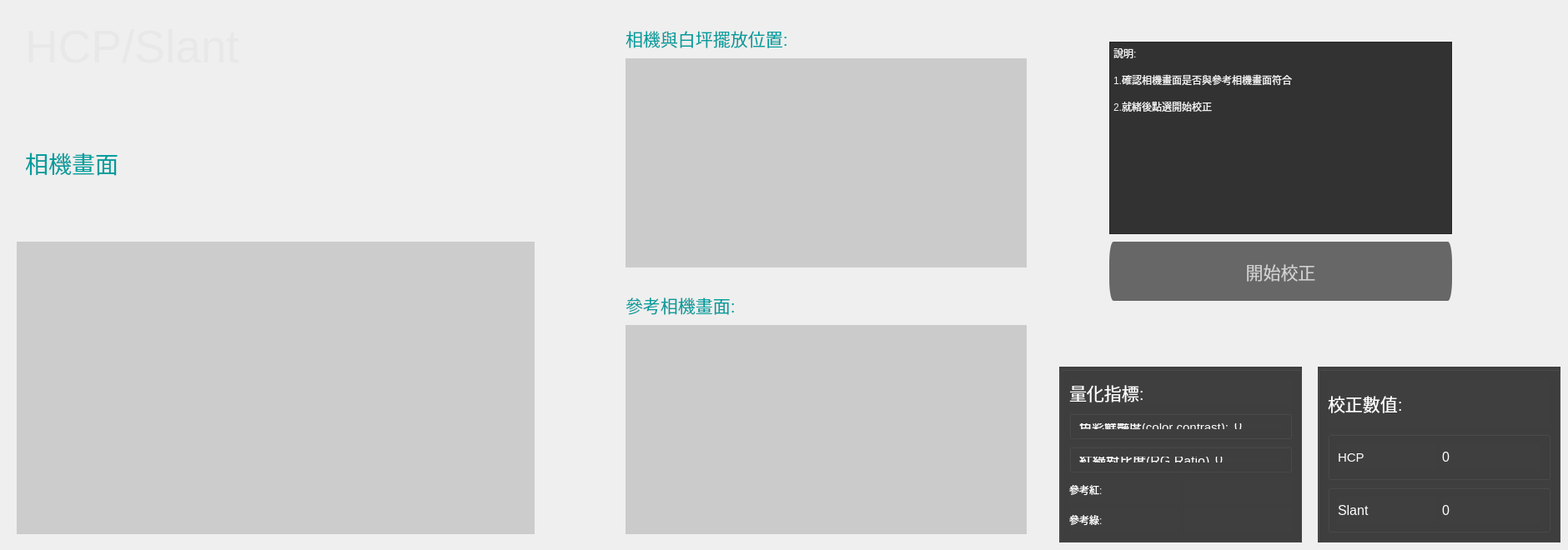
       <widget class="QWidget" name="page_4">
        <widget class="QLabel" name="hcp_preview">
         <property name="geometry">
          <rect>
           <x>20</x>
           <y>290</y>
           <width>621</width>
           <height>351</height>
          </rect>
         </property>
         <property name="styleSheet">
          <string notr="true">background-color: rgb(204, 204, 204);</string>
         </property>
         <property name="text">
          <string/>
         </property>
        </widget>
        <widget class="QLabel" name="label_30">
         <property name="geometry">
          <rect>
           <x>30</x>
           <y>10</y>
           <width>321</width>
           <height>91</height>
          </rect>
         </property>
         <property name="font">
          <font>
           <pointsize>41</pointsize>
          </font>
         </property>
         <property name="styleSheet">
          <string notr="true">color: rgb(232, 232, 232);</string>
         </property>
         <property name="text">
          <string>HCP/Slant</string>
         </property>
        </widget>
        <widget class="QLabel" name="label_31">
         <property name="geometry">
          <rect>
           <x>30</x>
           <y>170</y>
           <width>141</width>
           <height>51</height>
          </rect>
         </property>
         <property name="font">
          <font>
           <pointsize>21</pointsize>
          </font>
         </property>
         <property name="styleSheet">
          <string notr="true">color: rgb(0, 157, 157);</string>
         </property>
         <property name="text">
          <string>相機畫面</string>
         </property>
        </widget>
        <widget class="QLabel" name="slant_cam_type">
         <property name="geometry">
          <rect>
           <x>200</x>
           <y>120</y>
           <width>161</width>
           <height>141</height>
          </rect>
         </property>
         <property name="styleSheet">
          <string notr="true"/>
         </property>
         <property name="text">
          <string/>
         </property>
        </widget>
        <widget class="QGroupBox" name="verticalGroupBox">
         <property name="geometry">
          <rect>
           <x>1270</x>
           <y>440</y>
           <width>291</width>
           <height>211</height>
          </rect>
         </property>
         <property name="styleSheet">
          <string notr="true">background-color: rgb(63, 63, 63);</string>
         </property>
         <layout class="QVBoxLayout" name="verticalLayout_4">
          <item>
           <widget class="QLabel" name="label_45">
            <property name="font">
             <font>
              <pointsize>16</pointsize>
             </font>
            </property>
            <property name="styleSheet">
             <string notr="true">color: rgb(255, 255, 255);</string>
            </property>
            <property name="text">
             <string>量化指標:</string>
            </property>
           </widget>
          </item>
          <item>
           <widget class="QGroupBox" name="horizontalGroupBox_4">
            <property name="styleSheet">
             <string notr="true"/>
            </property>
            <layout class="QHBoxLayout" name="horizontalLayout_29">
             <item>
              <widget class="QLabel" name="label_33">
               <property name="font">
                <font>
                 <pointsize>11</pointsize>
                </font>
               </property>
               <property name="styleSheet">
                <string notr="true">color: rgb(255, 255, 255);</string>
               </property>
               <property name="text">
                <string>色彩鮮豔度(color contrast):</string>
               </property>
              </widget>
             </item>
             <item>
              <widget class="QLabel" name="color_contrast">
               <property name="font">
                <font>
                 <pointsize>12</pointsize>
                </font>
               </property>
               <property name="styleSheet">
                <string notr="true">color: rgb(255, 255, 255);</string>
               </property>
               <property name="text">
                <string>0</string>
               </property>
              </widget>
             </item>
            </layout>
           </widget>
          </item>
          <item>
           <widget class="QGroupBox" name="horizontalGroupBox_5">
            <property name="styleSheet">
             <string notr="true">border-color: rgb(255, 255, 255);</string>
            </property>
            <layout class="QHBoxLayout" name="horizontalLayout_30">
             <item>
              <widget class="QLabel" name="label_34">
               <property name="font">
                <font>
                 <pointsize>12</pointsize>
                </font>
               </property>
               <property name="styleSheet">
                <string notr="true">color: rgb(255, 255, 255);</string>
               </property>
               <property name="text">
                <string>紅綠對比度(RG Ratio)</string>
               </property>
              </widget>
             </item>
             <item>
              <widget class="QLabel" name="rg_ratio">
               <property name="font">
                <font>
                 <pointsize>12</pointsize>
                </font>
               </property>
               <property name="styleSheet">
                <string notr="true">color: rgb(255, 255, 255);</string>
               </property>
               <property name="text">
                <string>0</string>
               </property>
              </widget>
             </item>
            </layout>
           </widget>
          </item>
          <item>
           <layout class="QHBoxLayout" name="horizontalLayout_31">
            <item>
             <widget class="QLabel" name="label_29">
              <property name="styleSheet">
               <string notr="true">color: rgb(255, 255, 255);</string>
              </property>
              <property name="text">
               <string>參考紅:</string>
              </property>
             </widget>
            </item>
            <item>
             <widget class="QLabel" name="ref_red">
              <property name="minimumSize">
               <size>
                <width>70</width>
                <height>30</height>
               </size>
              </property>
              <property name="text">
               <string/>
              </property>
             </widget>
            </item>
           </layout>
          </item>
          <item>
           <layout class="QHBoxLayout" name="horizontalLayout_32">
            <item>
             <widget class="QLabel" name="label_42">
              <property name="styleSheet">
               <string notr="true">color: rgb(255, 255, 255);</string>
              </property>
              <property name="text">
               <string>參考綠:</string>
              </property>
             </widget>
            </item>
            <item>
             <widget class="QLabel" name="ref_green">
              <property name="minimumSize">
               <size>
                <width>70</width>
                <height>30</height>
               </size>
              </property>
              <property name="text">
               <string/>
              </property>
             </widget>
            </item>
           </layout>
          </item>
         </layout>
        </widget>
        <widget class="QLabel" name="label_41">
         <property name="geometry">
          <rect>
           <x>750</x>
           <y>20</y>
           <width>241</width>
           <height>51</height>
          </rect>
         </property>
         <property name="font">
          <font>
           <pointsize>16</pointsize>
          </font>
         </property>
         <property name="styleSheet">
          <string notr="true">color: rgb(0, 157, 157);</string>
         </property>
         <property name="text">
          <string>相機與白坪擺放位置:</string>
         </property>
        </widget>
        <widget class="QLabel" name="camera_position">
         <property name="geometry">
          <rect>
           <x>750</x>
           <y>70</y>
           <width>481</width>
           <height>251</height>
          </rect>
         </property>
         <property name="styleSheet">
          <string notr="true">background-color: rgb(203, 203, 203);</string>
         </property>
         <property name="text">
          <string/>
         </property>
        </widget>
        <widget class="QLabel" name="label_43">
         <property name="geometry">
          <rect>
           <x>750</x>
           <y>340</y>
           <width>191</width>
           <height>51</height>
          </rect>
         </property>
         <property name="font">
          <font>
           <pointsize>16</pointsize>
          </font>
         </property>
         <property name="styleSheet">
          <string notr="true">color: rgb(0, 157, 157);</string>
         </property>
         <property name="text">
          <string>參考相機畫面:</string>
         </property>
        </widget>
        <widget class="QLabel" name="initial_screen_hcp">
         <property name="geometry">
          <rect>
           <x>750</x>
           <y>390</y>
           <width>481</width>
           <height>251</height>
          </rect>
         </property>
         <property name="styleSheet">
          <string notr="true">background-color: rgb(203, 203, 203);</string>
         </property>
         <property name="text">
          <string/>
         </property>
        </widget>
        <widget class="QPushButton" name="start_calibrate_hcp">
         <property name="enabled">
          <bool>true</bool>
         </property>
         <property name="geometry">
          <rect>
           <x>1330</x>
           <y>290</y>
           <width>411</width>
           <height>71</height>
          </rect>
         </property>
         <property name="font">
          <font>
           <pointsize>16</pointsize>
          </font>
         </property>
         <property name="styleSheet">
          <string notr="true">
QPushButton{border-radius: 5px solid gray;
background-color: rgb(103, 103, 103);
color: rgb(207, 207, 207);}

QPushButton:hover {border-radius: 5px solid gray;
background-color: rgb(130, 130, 130);
color: rgb(207, 207, 207);}

QPushButton:pressed {border-radius: 5px solid gray;
background-color: rgb(71, 71, 71);
color: rgb(207, 207, 207);}</string>
         </property>
         <property name="text">
          <string>開始校正</string>
         </property>
        </widget>
        <widget class="QPlainTextEdit" name="plainTextEdit">
         <property name="geometry">
          <rect>
           <x>1330</x>
           <y>50</y>
           <width>411</width>
           <height>231</height>
          </rect>
         </property>
         <property name="styleSheet">
          <string notr="true">background-color: rgb(50, 50, 50);
font: 14pt &quot;Microsoft JhengHei UI&quot;;
color: rgb(241, 241, 241);</string>
         </property>
         <property name="plainText">
          <string>說明:

1.確認相機畫面是否與參考相機畫面符合

2.就緒後點選開始校正</string>
         </property>
        </widget>
        <widget class="QGroupBox" name="verticalGroupBox_3">
         <property name="geometry">
          <rect>
           <x>1580</x>
           <y>440</y>
           <width>291</width>
           <height>211</height>
          </rect>
         </property>
         <property name="styleSheet">
          <string notr="true">background-color: rgb(63, 63, 63);</string>
         </property>
         <layout class="QVBoxLayout" name="verticalLayout_6">
          <item>
           <widget class="QLabel" name="label_46">
            <property name="font">
             <font>
              <pointsize>16</pointsize>
             </font>
            </property>
            <property name="styleSheet">
             <string notr="true">color: rgb(255, 255, 255);</string>
            </property>
            <property name="text">
             <string>校正數值:</string>
            </property>
           </widget>
          </item>
          <item>
           <widget class="QGroupBox" name="horizontalGroupBox_6">
            <property name="styleSheet">
             <string notr="true"/>
            </property>
            <layout class="QHBoxLayout" name="horizontalLayout_33">
             <item>
              <widget class="QLabel" name="label_44">
               <property name="font">
                <font>
                 <pointsize>11</pointsize>
                </font>
               </property>
               <property name="styleSheet">
                <string notr="true">color: rgb(255, 255, 255);</string>
               </property>
               <property name="text">
                <string>HCP</string>
               </property>
              </widget>
             </item>
             <item>
              <widget class="QLabel" name="hcp">
               <property name="font">
                <font>
                 <pointsize>12</pointsize>
                </font>
               </property>
               <property name="styleSheet">
                <string notr="true">color: rgb(255, 255, 255);</string>
               </property>
               <property name="text">
                <string>0</string>
               </property>
              </widget>
             </item>
            </layout>
           </widget>
          </item>
          <item>
           <widget class="QGroupBox" name="horizontalGroupBox_7">
            <property name="styleSheet">
             <string notr="true">border-color: rgb(255, 255, 255);</string>
            </property>
            <layout class="QHBoxLayout" name="horizontalLayout_34">
             <item>
              <widget class="QLabel" name="label_48">
               <property name="font">
                <font>
                 <pointsize>12</pointsize>
                </font>
               </property>
               <property name="styleSheet">
                <string notr="true">color: rgb(255, 255, 255);</string>
               </property>
               <property name="text">
                <string>Slant</string>
               </property>
              </widget>
             </item>
             <item>
              <widget class="QLabel" name="slant">
               <property name="font">
                <font>
                 <pointsize>12</pointsize>
                </font>
               </property>
               <property name="styleSheet">
                <string notr="true">color: rgb(255, 255, 255);</string>
               </property>
               <property name="text">
                <string>0</string>
               </property>
              </widget>
             </item>
            </layout>
           </widget>
          </item>
         </layout>
        </widget>
       </widget>
